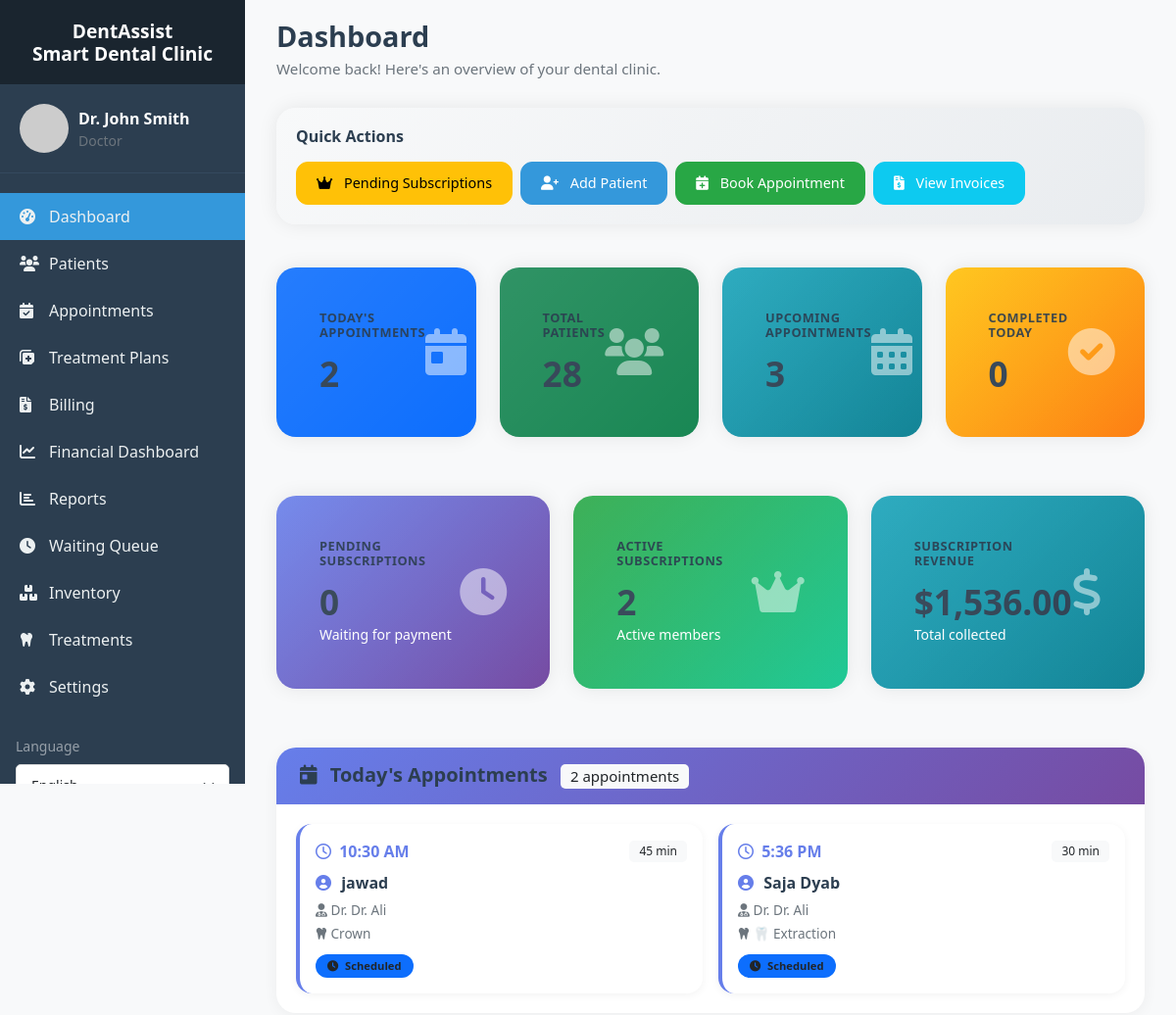
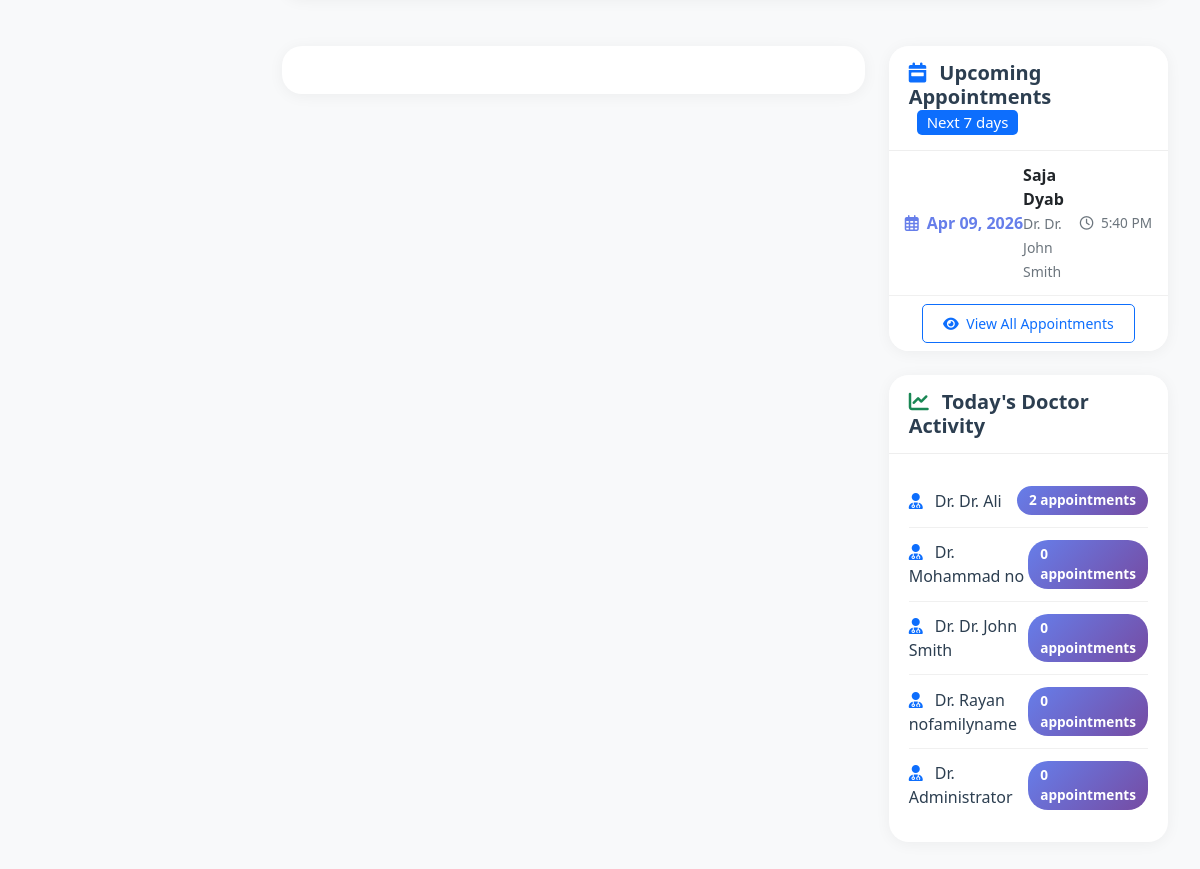
/dashboard.php (signed in), run on the app's committed database (2 pictures, top to bottom).
### tables this page shows
CREATE TABLE `appointments` (
  `id` int(11) NOT NULL,
  `patient_id` int(11) NOT NULL,
  `doctor_id` int(11) NOT NULL,
  `appointment_date` date NOT NULL,
  `appointment_time` time NOT NULL,
  `duration` int(11) DEFAULT 30,
  `end_time` time GENERATED ALWAYS AS (addtime(`appointment_time`,sec_to_time(`duration` * 60))) VIRTUAL,
  `treatment_type` varchar(100) NOT NULL,
  `description` text DEFAULT NULL,
  `chair_number` int(11) DEFAULT NULL,
  `status` enum('scheduled','checked-in','in-treatment','completed','cancelled','no-show','follow-up') DEFAULT 'scheduled',
  `cancellation_reason` text DEFAULT NULL,
  `notes` text DEFAULT NULL,
  `reminder_sent_48h` tinyint(1) DEFAULT 0,
  `reminder_sent_24h` tinyint(1) DEFAULT 0,
  `reminder_sent_at` timestamp NULL DEFAULT NULL,
  `invoice_id` int(11) DEFAULT NULL,
  `created_at` timestamp NOT NULL DEFAULT current_timestamp(),
  `updated_at` timestamp NOT NULL DEFAULT current_timestamp() ON UPDATE current_timestamp(),
  `created_by` int(11) DEFAULT NULL
);

CREATE TABLE `patients` (
  `id` int(11) NOT NULL,
  `user_id` int(11) DEFAULT NULL,
  `full_name` varchar(100) NOT NULL,
  `date_of_birth` date DEFAULT NULL,
  `gender` enum('male','female','other') DEFAULT NULL,
  `phone` varchar(20) DEFAULT NULL,
  `email` varchar(100) DEFAULT NULL,
  `emergency_contact_name` varchar(100) DEFAULT NULL,
  `emergency_contact_phone` varchar(20) DEFAULT NULL,
  `emergency_contact_relation` varchar(50) DEFAULT NULL,
  `insurance_provider` varchar(100) DEFAULT NULL,
  `insurance_id` varchar(50) DEFAULT NULL,
  `insurance_type` enum('Private','Social Security','Medicaid','None') DEFAULT 'None',
  `insurance_coverage` int(11) DEFAULT 0,
  `medical_history` text DEFAULT NULL,
  `allergies` text DEFAULT NULL,
  `current_medications` text DEFAULT NULL,
  `past_surgeries` text DEFAULT NULL,
  `chronic_conditions` text DEFAULT NULL,
  `dental_history` text DEFAULT NULL,
  `previous_dentist` varchar(100) DEFAULT NULL,
  `last_visit_date` date DEFAULT NULL,
  `address_line1` varchar(255) DEFAULT NULL,
  `address_line2` varchar(255) DEFAULT NULL,
  `address` varchar(500) DEFAULT NULL,
  `city` varchar(100) DEFAULT NULL,
  `state` varchar(50) DEFAULT NULL,
  `postal_code` varchar(20) DEFAULT NULL,
  `country` varchar(50) DEFAULT 'USA',
  `points` int(11) DEFAULT 0,
  `subscription_type` enum('none','basic','premium','family') DEFAULT 'none',
  `subscription_start_date` date DEFAULT NULL,
  `subscription_end_date` date DEFAULT NULL,
  `referral_code` varchar(20) DEFAULT NULL,
  `referred_by` int(11) DEFAULT NULL,
  `created_at` timestamp NOT NULL DEFAULT current_timestamp(),
  `updated_at` timestamp NOT NULL DEFAULT current_timestamp() ON UPDATE current_timestamp(),
  `created_by` int(11) DEFAULT NULL,
  `subscription_status` enum('none','pending','active','expired') DEFAULT 'none'
);

CREATE TABLE `users` (
  `id` int(11) NOT NULL,
  `username` varchar(191) NOT NULL,
  `email` varchar(191) NOT NULL,
  `password_hash` varchar(255) NOT NULL,
  `full_name` varchar(100) NOT NULL,
  `role` enum('doctor','assistant','patient') NOT NULL,
  `is_admin` tinyint(1) NOT NULL DEFAULT 0,
  `phone` varchar(20) DEFAULT NULL,
  `profile_image` varchar(255) DEFAULT NULL,
  `created_at` timestamp NOT NULL DEFAULT current_timestamp(),
  `updated_at` timestamp NOT NULL DEFAULT current_timestamp() ON UPDATE current_timestamp(),
  `is_active` tinyint(1) DEFAULT 1,
  `last_login` timestamp NULL DEFAULT NULL
);

### dashboard.php (the view, shortened to what the rows shown need)
<?php
require_once 'includes/db.php';
require_once 'includes/functions.php';
$db = Database::getInstance();
$today = date('Y-m-d');
$todayAppointments = $db->fetchAll(
    "SELECT a.*, p.full_name as patient_name, u.full_name as doctor_name
     FROM appointments a
     JOIN patients p ON a.patient_id = p.id
     JOIN users u ON a.doctor_id = u.id
     WHERE a.appointment_date = ?
     ORDER BY a.appointment_time",
    [$today],
    "s"
);
$upcomingAppointments = $db->fetchAll(
    "SELECT a.*, p.full_name as patient_name, u.full_name as doctor_name
     FROM appointments a
     JOIN patients p ON a.patient_id = p.id
     JOIN users u ON a.doctor_id = u.id
     WHERE a.appointment_date > ? AND a.appointment_date <= DATE_ADD(?, INTERVAL 7 DAY)
     AND a.status NOT IN ('cancelled', 'completed')
     ORDER BY a.appointment_date, a.appointment_time
     LIMIT 10",
    [$today, $today],
    "ss"
);
$pendingSubscriptions = $db->fetchOne(
    "SELECT COUNT(*) as count FROM patients WHERE subscription_status = 'pending'",
    [],
    ""
)['count'];
$activeSubscriptions = $db->fetchOne(
    "SELECT COUNT(*) as count FROM patients WHERE subscription_status = 'active'",
    [],
    ""
)['count'];
$subscriptionRevenue = $db->fetchOne(
    "SELECT SUM(amount) as total FROM subscription_payments WHERE status = 'completed'",
    [],
    ""
)['total'] ?? 0;
$stats = [
    'today_appointments' => count($todayAppointments),
    'total_patients' => $db->fetchOne("SELECT COUNT(*) as count FROM patients")['count'],
    'upcoming_appointments' => $db->fetchOne("SELECT COUNT(*) as count FROM appointments WHERE appointment_date >= ? AND status NOT IN ('cancelled', 'completed')", [$today], "s")['count'],
    'completed_today' => $db->fetchOne(
        "SELECT COUNT(*) as count FROM appointments WHERE appointment_date = ? AND status = 'completed'",
        [$today],
        "s"
    )['count'],
    'pending_subscriptions' => $pendingSubscriptions,
    'active_subscriptions' => $activeSubscriptions,
    'subscription_revenue' => $subscriptionRevenue
];
include 'layouts/header.php';
?>
<div class="container-fluid">
    <div class="dashboard-header">
        <h1>Dashboard</h1>
    </div>
    <div class="row mb-4">
        <div class="col-xl-3 col-md-6 mb-3">
            <div class="card stats-card bg-primary text-white">
                <div class="card-body">
                    <div class="d-flex justify-content-between align-items-center">
                        <div>
                            <h2 class="mb-0"><?php echo $stats['today_appointments']; ?></h2>
                        </div>
                    </div>
                </div>
            </div>
        </div>
        <div class="col-xl-3 col-md-6 mb-3">
            <div class="card stats-card bg-success text-white">
                <div class="card-body">
                    <div class="d-flex justify-content-between align-items-center">
                        <div>
                            <h6 class="card-title">Total Patients</h6>
                            <h2 class="mb-0"><?php echo $stats['total_patients']; ?></h2>
                        </div>
                    </div>
                </div>
            </div>
        </div>
        <div class="col-xl-3 col-md-6 mb-3">
            <div class="card stats-card" style="background: var(--info-gradient); color: white;">
                <div class="card-body">
                    <div class="d-flex justify-content-between align-items-center">
                        <div>
                            <h6 class="card-title">Upcoming Appointments</h6>
                            <h2 class="mb-0"><?php echo $stats['upcoming_appointments']; ?></h2>
                        </div>
                    </div>
                </div>
            </div>
        </div>
        <div class="col-xl-3 col-md-6 mb-3">
            <div class="card stats-card" style="background: var(--warning-gradient); color: white;">
                <div class="card-body">
                    <div class="d-flex justify-content-between align-items-center">
                        <div>
                            <h2 class="mb-0"><?php echo $stats['completed_today']; ?></h2>
                        </div>
                    </div>
                </div>
            </div>
        </div>
    </div>
    <div class="row mb-4">
        <div class="col-md-4 mb-3">
            <div class="card stats-card" style="background: linear-gradient(135deg, #667eea 0%, #764ba2 100%); color: white;">
                <div class="card-body">
                    <div class="d-flex justify-content-between align-items-center">
                        <div>
                            <h2 class="mb-0"><?php echo $stats['pending_subscriptions']; ?></h2>
                        </div>
                    </div>
                </div>
            </div>
        </div>
        <div class="col-md-4 mb-3">
            <div class="card stats-card" style="background: var(--success-gradient); color: white;">
                <div class="card-body">
                    <div class="d-flex justify-content-between align-items-center">
                        <div>
                            <h2 class="mb-0"><?php echo $stats['active_subscriptions']; ?></h2>
                        </div>
                    </div>
                </div>
            </div>
        </div>
        <div class="col-md-4 mb-3">
            <div class="card stats-card" style="background: var(--info-gradient); color: white;">
                <div class="card-body">
                    <div class="d-flex justify-content-between align-items-center">
                        <div>
                            <h2 class="mb-0"><?php echo formatCurrency($stats['subscription_revenue']); ?></h2>
                        </div>
                    </div>
                </div>
            </div>
        </div>
    </div>
    <div class="row mb-4">
        <div class="col-12">
            <div class="card today-appointments-card">
                <div class="card-body">
                    <?php if (empty($todayAppointments)): ?>
                        <div class="text-center py-5">
                            <i class="fas fa-calendar-check fa-4x text-muted mb-3"></i>
                            <p class="text-muted mb-0">No appointments scheduled for today.</p>
                            <a href="appointments/add.php" class="btn btn-primary mt-3">Book an Appointment</a>
                        </div>
                    <?php else: ?>
                        <div class="appointment-grid">
                            <?php foreach ($todayAppointments as $apt): ?>
                                <div class="appointment-card">
                                    <div class="appointment-time">
                                        <span><i class="far fa-clock me-1"></i> <?php echo formatTime($apt['appointment_time']); ?></span>
                                        <span class="badge bg-light text-dark"><?php echo $apt['duration']; ?> min</span>
                                    </div>
                                    <div class="appointment-patient">
                                        <i class="fas fa-user-circle"></i> <strong><?php echo htmlspecialchars($apt['patient_name']); ?></strong>
                                    </div>
                                    <div class="appointment-doctor">
                                        <i class="fas fa-user-md"></i> Dr. <?php echo htmlspecialchars($apt['doctor_name']); ?>
                                    </div>
                                    <div class="appointment-treatment">
                                        <i class="fas fa-tooth"></i> <?php echo htmlspecialchars($apt['treatment_type']); ?>
                                    </div>
                                    <div class="mt-2">
                                        <?php
                                        $statusColors = [
                                            'scheduled' => 'bg-primary',
                                            'checked-in' => 'bg-warning text-dark',
                                            'in-treatment' => 'bg-info',
                                            'completed' => 'bg-success',
                                            'cancelled' => 'bg-danger',
                                            'no-show' => 'bg-secondary'
                                        ];
                                        $statusColor = $statusColors[$apt['status']] ?? 'bg-secondary';
                                        ?>
                                        <span class="appointment-status <?php echo $statusColor; ?>">
                                            <i class="fas <?php echo $apt['status'] == 'scheduled' ? 'fa-clock' : ($apt['status'] == 'completed' ? 'fa-check' : 'fa-info-circle'); ?> me-1"></i>
                                            <?php echo ucfirst(str_replace('-', ' ', $apt['status'])); ?>
                                        </span>
                                    </div>
                                </div>
                            <?php endforeach; ?>
                        </div>
                    <?php endif; ?>
                </div>
            </div>
        </div>
    </div>
    <div class="row">
        <div class="col-lg-4">
            <div class="card upcoming-appointments-card mb-4">
                <div class="card-body p-0">
                    <?php if (empty($upcomingAppointments)): ?>
                        <div class="text-center py-4">
                            <i class="fas fa-calendar-alt fa-3x text-muted mb-3"></i>
                            <p class="text-muted mb-0">No upcoming appointments</p>
                        </div>
                    <?php else: ?>
                        <div class="upcoming-list">
                            <?php foreach ($upcomingAppointments as $apt): ?>
                                <div class="upcoming-item px-3">
                                    <div class="upcoming-date">
                                        <i class="far fa-calendar-alt me-1"></i>
                                        <?php echo formatDate($apt['appointment_date']); ?>
                                    </div>
                                    <div class="upcoming-patient">
                                        <strong><?php echo htmlspecialchars($apt['patient_name']); ?></strong>
                                        <br>
                                        <small class="text-muted">Dr. <?php echo htmlspecialchars($apt['doctor_name']); ?></small>
                                    </div>
                                    <div class="upcoming-time">
                                        <i class="far fa-clock me-1"></i>
                                        <?php echo formatTime($apt['appointment_time']); ?>
                                    </div>
                                </div>
                            <?php endforeach; ?>
                        </div>
                    <?php endif; ?>
                </div>
            </div>
        </div>
    </div>
</div>
<?php include 'layouts/footer.php'; ?>

### data on the page
appointments: patient "28", chair_number "3", appointment_time "10:30 AM", duration "45", patient.full_name "jawad", doctor.full_name "Dr. Ali", treatment_type "Crown", status "Scheduled"
appointments: appointment_time "5:36 PM", duration "30", patient.full_name "Saja Dyab", doctor.full_name "Dr. Ali", treatment_type "🦷 Extraction", status "Scheduled"
appointments: appointment_date "Apr 09, 2026", patient.full_name "Saja Dyab", doctor.full_name "Dr. John Smith", appointment_time "5:40 PM"

### other printed values
SITE_NAME "DentAssist Smart Dental Clinic"
$_SESSION['full_name'] "Dr. John Smith"
$role "Doctor"
__('dashboard', 'Dashboard') "Dashboard"
__('patients', 'Patients') "Patients"
__('appointments', 'Appointments') "Appointments"
__('treatment_plans', 'Treatment Plans') "Treatment Plans"
__('billing', 'Billing') "Billing"
__('financial_dashboard', 'Financial Dashboard') "Financial Dashboard"
__('reports', 'Reports') "Reports"
__('queue', 'Waiting Queue') "Waiting Queue"
__('inventory', 'Inventory') "Inventory"
__('treatments', 'Treatments') "Treatments"
__('settings', 'Settings') "Settings"
__('language', 'Language') "Language"
